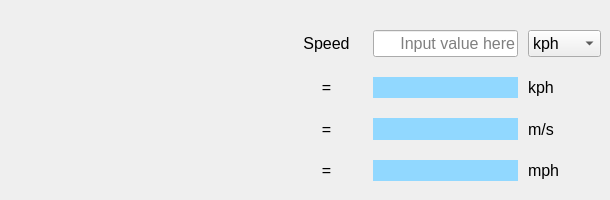
      <widget class="QWidget" name="tab_5">
       <attribute name="title">
        <string>Speed</string>
       </attribute>
       <widget class="QWidget" name="gridLayoutWidget_2">
        <property name="geometry">
         <rect>
          <x>290</x>
          <y>30</y>
          <width>311</width>
          <height>161</height>
         </rect>
        </property>
        <layout class="QGridLayout" name="gridLayout_2" rowstretch="0,0,0,0" columnstretch="1,2,1">
         <property name="bottomMargin">
          <number>10</number>
         </property>
         <property name="horizontalSpacing">
          <number>10</number>
         </property>
         <property name="verticalSpacing">
          <number>20</number>
         </property>
         <item row="1" column="0">
          <widget class="QLabel" name="label_ageinput_21">
           <property name="font">
            <font>
             <pointsize>12</pointsize>
             <bold>false</bold>
            </font>
           </property>
           <property name="text">
            <string>=</string>
           </property>
           <property name="alignment">
            <set>Qt::AlignCenter</set>
           </property>
          </widget>
         </item>
         <item row="2" column="0">
          <widget class="QLabel" name="label_ageinput_24">
           <property name="font">
            <font>
             <pointsize>12</pointsize>
             <bold>false</bold>
            </font>
           </property>
           <property name="text">
            <string>=</string>
           </property>
           <property name="alignment">
            <set>Qt::AlignCenter</set>
           </property>
          </widget>
         </item>
         <item row="3" column="0">
          <widget class="QLabel" name="label_ageinput_25">
           <property name="font">
            <font>
             <pointsize>12</pointsize>
             <bold>false</bold>
            </font>
           </property>
           <property name="text">
            <string>=</string>
           </property>
           <property name="alignment">
            <set>Qt::AlignCenter</set>
           </property>
          </widget>
         </item>
         <item row="0" column="0">
          <widget class="QLabel" name="label_speedinput">
           <property name="font">
            <font>
             <pointsize>12</pointsize>
             <bold>false</bold>
            </font>
           </property>
           <property name="text">
            <string>Speed</string>
           </property>
           <property name="alignment">
            <set>Qt::AlignCenter</set>
           </property>
          </widget>
         </item>
         <item row="0" column="1">
          <widget class="QLineEdit" name="lineEdit_speed">
           <property name="font">
            <font>
             <pointsize>12</pointsize>
             <bold>false</bold>
            </font>
           </property>
           <property name="alignment">
            <set>Qt::AlignRight|Qt::AlignTrailing|Qt::AlignVCenter</set>
           </property>
           <property name="dragEnabled">
            <bool>true</bool>
           </property>
           <property name="placeholderText">
            <string>Input value here</string>
           </property>
          </widget>
         </item>
         <item row="0" column="2">
          <widget class="QComboBox" name="comboBox_speed">
           <property name="font">
            <font>
             <pointsize>12</pointsize>
             <bold>false</bold>
            </font>
           </property>
           <item>
            <property name="text">
             <string>kph</string>
            </property>
           </item>
           <item>
            <property name="text">
             <string>m/s</string>
            </property>
           </item>
           <item>
            <property name="text">
             <string>mph</string>
            </property>
           </item>
          </widget>
         </item>
         <item row="1" column="1">
          <widget class="QLabel" name="label_speedkph">
           <property name="font">
            <font>
             <pointsize>12</pointsize>
             <bold>false</bold>
            </font>
           </property>
           <property name="styleSheet">
            <string notr="true">QLabel{background-color: rgb(145, 216, 255)}</string>
           </property>
           <property name="text">
            <string/>
           </property>
           <property name="alignment">
            <set>Qt::AlignRight|Qt::AlignTrailing|Qt::AlignVCenter</set>
           </property>
          </widget>
         </item>
         <item row="2" column="1">
          <widget class="QLabel" name="label_speedms">
           <property name="font">
            <font>
             <pointsize>12</pointsize>
             <bold>false</bold>
            </font>
           </property>
           <property name="styleSheet">
            <string notr="true">QLabel{background-color: rgb(145, 216, 255)}</string>
           </property>
           <property name="text">
            <string/>
           </property>
           <property name="alignment">
            <set>Qt::AlignRight|Qt::AlignTrailing|Qt::AlignVCenter</set>
           </property>
          </widget>
         </item>
         <item row="3" column="1">
          <widget class="QLabel" name="label_speedmph">
           <property name="font">
            <font>
             <pointsize>12</pointsize>
             <bold>false</bold>
            </font>
           </property>
           <property name="styleSheet">
            <string notr="true">QLabel{background-color: rgb(145, 216, 255)}</string>
           </property>
           <property name="text">
            <string/>
           </property>
           <property name="alignment">
            <set>Qt::AlignRight|Qt::AlignTrailing|Qt::AlignVCenter</set>
           </property>
          </widget>
         </item>
         <item row="1" column="2">
          <widget class="QLabel" name="label_7">
           <property name="font">
            <font>
             <pointsize>12</pointsize>
             <bold>false</bold>
            </font>
           </property>
           <property name="text">
            <string>kph</string>
           </property>
           <property name="alignment">
            <set>Qt::AlignLeading|Qt::AlignLeft|Qt::AlignVCenter</set>
           </property>
          </widget>
         </item>
         <item row="2" column="2">
          <widget class="QLabel" name="label_6">
           <property name="font">
            <font>
             <pointsize>12</pointsize>
             <bold>false</bold>
            </font>
           </property>
           <property name="text">
            <string>m/s</string>
           </property>
           <property name="alignment">
            <set>Qt::AlignLeading|Qt::AlignLeft|Qt::AlignVCenter</set>
           </property>
          </widget>
         </item>
         <item row="3" column="2">
          <widget class="QLabel" name="label_5">
           <property name="font">
            <font>
             <pointsize>12</pointsize>
             <bold>false</bold>
            </font>
           </property>
           <property name="text">
            <string>mph</string>
           </property>
           <property name="alignment">
            <set>Qt::AlignLeading|Qt::AlignLeft|Qt::AlignVCenter</set>
           </property>
          </widget>
         </item>
        </layout>
       </widget>
      </widget>
